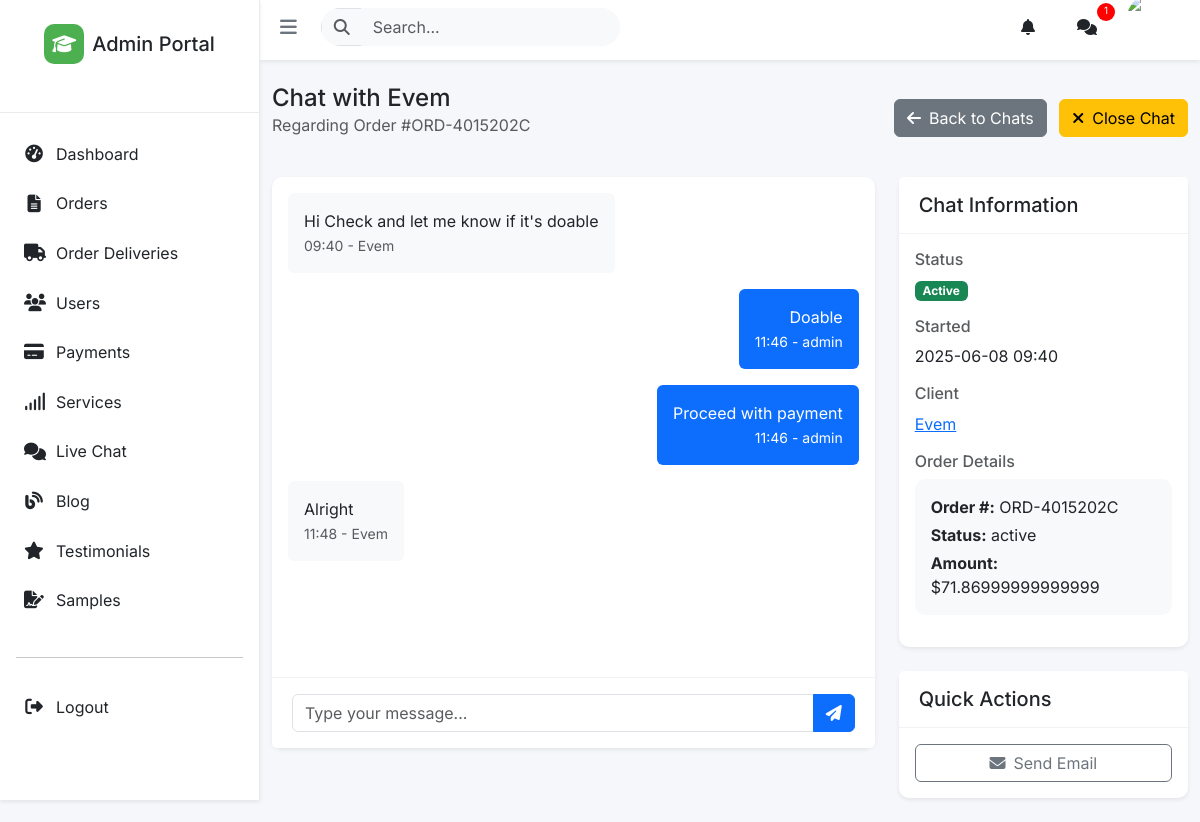
Page /admin/chats/2 (signed in) on the committed database.
### app/models/user.py (models this page shows, shortened)
class User(UserMixin, db.Model):
    __tablename__ = 'users'
    id = db.Column(db.Integer, primary_key=True)
    email_verified = db.Column(db.Boolean, default=False)
    email_verification_token = db.Column(db.String(100))
    failed_login_attempts = db.Column(db.Integer, default=0)
    last_failed_login = db.Column(db.DateTime)
    username = db.Column(db.String(64), unique=True, nullable=False)
    email = db.Column(db.String(120), unique=True, nullable=False)
    password_hash = db.Column(db.String(256), nullable=False)
    first_name = db.Column(db.String(100))
    last_name = db.Column(db.String(100))
    gender = db.Column(db.Enum('male', 'female', name='gender_types'), nullable=False)
    is_admin = db.Column(db.Boolean, default=False, server_default='false')
    created_at = db.Column(db.DateTime, default=datetime.now)
    referral_code = db.Column(db.String(10), unique=True)
    reward_points = db.Column(db.Integer, default=0)
    braintree_customer_id = db.Column(db.String(50))
    orders = db.relationship('Order', foreign_keys='Order.client_id', backref='client', lazy=True)
    referrals = db.relationship('Referral', foreign_keys='Referral.referrer_id', backref='referrer', lazy=True)
    referred_by = db.relationship('Referral', foreign_keys='Referral.referred_id', backref='referred', lazy=True)
    notifications = db.relationship('Notification', backref='user', lazy=True)
    blog_posts = db.relationship('BlogPost', backref='author', lazy=True)
    testimonials = db.relationship('Testimonial', backref='author', lazy=True, cascade='all, delete-orphan')
    def get_name(self):
        if self.first_name and self.last_name:
            return f"{self.first_name} {self.last_name}"
        return self.username

### app/models/order.py (models this page shows, shortened)
class Order(db.Model):
    id = db.Column(db.Integer, primary_key=True)
    order_number = db.Column(db.String(20), unique=True, nullable=False)
    client_id = db.Column(db.Integer, db.ForeignKey('users.id'), nullable=False)
    service_id = db.Column(db.Integer, db.ForeignKey('service.id'), nullable=False)
    academic_level_id = db.Column(db.Integer, db.ForeignKey('academic_level.id'), nullable=False)
    deadline_id = db.Column(db.Integer, db.ForeignKey('deadline.id'), nullable=False)
    title = db.Column(db.String(255), nullable=False)
    description = db.Column(db.Text, nullable=False)
    word_count = db.Column(db.Integer, nullable=False)
    page_count = db.Column(db.Float, nullable=False)
    format_style = db.Column(db.Text, default=False)
    report_type =db.Column(db.String,default=False, nullable=True)
    total_price = db.Column(db.Float, nullable=False)
    status = db.Column(db.String(50), default="pending")
    paid = db.Column(db.Boolean, default=False)
    created_at = db.Column(db.DateTime, default=datetime.now)
    updated_at = db.Column(db.DateTime, default=datetime.now, onupdate=datetime.now)
    due_date = db.Column(db.DateTime, nullable=False)
    writer_is_assigned = db.Column(db.Boolean, default=False)
    writer_assigned_at = db.Column(db.DateTime)
    extension_requested = db.Column(db.Boolean, default=False)
    extension_requested_at = db.Column(db.DateTime)
    files = db.relationship('OrderFile', backref='order', lazy=True)
    payments = db.relationship('Payment', back_populates='order', lazy=True)
    invoice = db.relationship('Invoice', back_populates='order', uselist=False)
    comments = db.relationship('OrderComment', backref='order', lazy=True, cascade="all, delete-orphan")
    deliveries = db.relationship('OrderDelivery', backref='order', lazy=True, cascade="all, delete-orphan")

### app/models/tools.py (models this page shows, shortened)
class ChatMessage(db.Model):
    id = db.Column(db.Integer, primary_key=True)
    user_id = db.Column(db.Integer, db.ForeignKey('users.id'))
    chat_id = db.Column(db.Integer, db.ForeignKey('chat.id'))
    content = db.Column(db.Text)
    is_read = db.Column(db.Boolean, default=False)
    created_at = db.Column(db.DateTime, default=datetime.now)
    user = db.relationship('User', backref='chat_messages')

### app/models/communication.py (models this page shows, shortened)
class Chat(db.Model):
    id = db.Column(db.Integer, primary_key=True)
    user_id = db.Column(db.Integer, db.ForeignKey('users.id'))
    admin_id = db.Column(db.Integer, db.ForeignKey('users.id'))
    subject = db.Column(db.String(255))
    order_id = db.Column(db.Integer, db.ForeignKey('order.id'))
    status = db.Column(db.String(20), default='active')  # active, closed
    created_at = db.Column(db.DateTime, default=datetime.now)
    messages = db.relationship('ChatMessage', backref='chat', lazy="dynamic", cascade="all, delete-orphan")
    user = db.relationship('User', foreign_keys=[user_id], backref='user_chats')
    admin = db.relationship('User', foreign_keys=[admin_id], backref='admin_chats')
    order = db.relationship('Order', backref='chats')

### app/routes/admin.py (the view)
@admin_bp.route('/chats/<int:chat_id>')
@login_required
@admin_required
def view_chat(chat_id):
    chat = Chat.query.get_or_404(chat_id)
    messages = ChatMessage.query.filter_by(chat_id=chat_id).order_by(ChatMessage.created_at.asc()).all()
    unread_messages = ChatMessage.query.filter_by(
        chat_id=chat_id,
        is_read=False
    ).filter(ChatMessage.user_id != current_user.id).all()
    order = None
    if chat.order_id:
        order = Order.query.get(chat.order_id)
    for message in unread_messages:
        message.is_read = True
    try:
        db.session.commit()
    except Exception as e:
        db.session.rollback()
        current_app.logger.error(f"Error marking chat messages as read: {str(e)}")
        flash('An error occurred while updating chat messages.', 'danger')
    socketio.emit('messages_marked_read', {
        'chat_id': chat_id,
        'user_id': current_user.id
    }, room=f"chat_{chat_id}")
    socketio.emit('update_unread_count', {'user_id': current_user.id}, room=None)
    return render_template('admin/communication/chat_detail.html',
                           chat=chat,
                           messages=messages,
                           order=order,
                           title=f'Chat with {chat.user.username}')

### app/routes/admin.py (called while the page is built)
def admin_required(f):
    @wraps(f)
    def decorated_function(*args, **kwargs):
        if not current_user.is_admin:
            flash('Admin access required', 'danger')
            return redirect(url_for('main.home'))
        return f(*args, **kwargs)
    return decorated_function

### app/templates/admin/communication/chat_detail.html (shortened to what this page needs)
{% extends 'admin/base.html' %}
{% block content %}
<div class="container-fluid py-4">
    <div class="row mb-4">
        <div class="col-12">
            <div class="d-flex justify-content-between align-items-center">
                <div>
                    <h4 class="mb-0">Chat with {{ chat.user.username }}</h4>
                    <p class="text-muted">
                        {% if chat.order %}
                        Regarding Order #{{ chat.order.order_number }}
                        {% else %}
                        General Discussion
                        {% endif %}
                    </p>
                </div>
                <div>
                    <a href="{{ url_for('admin.list_chats') }}" class="btn btn-secondary me-2">
                        <i class="fas fa-arrow-left me-2"></i>Back to Chats
                    </a>
                    {% if chat.status == 'active' %}
                    <form action="{{ url_for('admin.close_chat', chat_id=chat.id) }}" method="post" class="d-inline">
                        <button type="submit" class="btn btn-warning">
                            <i class="fas fa-times me-2"></i>Close Chat
                        </button>
                    </form>
                    {% endif %}
                </div>
            </div>
        </div>
    </div>
    <div class="row">
        <div class="col-md-8">
            <div class="card shadow-sm mb-4">
                <div class="card-body" style="height: 500px; overflow-y: auto;">
                    <div id="chatContainer" class="chat-messages">
                        {% for message in messages %}
                        <div class="chat-message mb-3 {% if message.user.is_admin %}text-end{% endif %}">
                            <div class="d-inline-block p-3 rounded {% if message.user.is_admin %}bg-primary text-white{% else %}bg-light{% endif %}" style="max-width: 75%;">
                                <div class="message-content">{{ message.content }}</div>
                                <small class="text-{% if message.user.is_admin %}white{% else %}muted{% endif %}">
                                    {{ message.created_at.strftime('%H:%M') }} - {{ message.user.username }}
                                </small>
                            </div>
                        </div>
                        {% endfor %}
                    </div>
                </div>
                {% if chat.status == 'active' %}
                <div class="card-footer">
                    <form id="messageForm">
                        <div class="input-group">
                            <input type="text" id="messageContent" class="form-control" name="content" placeholder="Type your message..." required>
                            <button type="submit" class="btn btn-primary">
                                <i class="fas fa-paper-plane"></i>
                            </button>
                        </div>
                    </form>
                </div>
                {% else %}
                <div class="card-footer">
                    <div class="alert alert-info mb-0">
                        <i class="fas fa-info-circle me-2"></i>This chat is closed. Reopen it to send messages.
                    </div>
                </div>
                {% endif %}
            </div>
        </div>
        <div class="col-md-4">
            <div class="card shadow-sm mb-4">
                <div class="card-header">
                    <h5 class="mb-0">Chat Information</h5>
                </div>
                <div class="card-body">
                    <div class="mb-3">
                        <h6 class="text-muted mb-2">Status</h6>
                        <p class="mb-0">
                            {% if chat.status == 'active' %}
                            <span class="badge bg-success">Active</span>
                            {% else %}
                            <span class="badge bg-secondary">Closed</span>
                            {% endif %}
                        </p>
                    </div>
                    <div class="mb-3">
                        <h6 class="text-muted mb-2">Started</h6>
                        <p class="mb-0">{{ chat.created_at.strftime('%Y-%m-%d %H:%M') }}</p>
                    </div>
                    <div class="mb-3">
                        <h6 class="text-muted mb-2">Client</h6>
                        <p class="mb-0">
                            <a href="{{ url_for('admin.view_user', user_id=chat.user.id) }}">
                                {{ chat.user.username }}
                            </a>
                        </p>
                    </div>
                    {% if chat.order %}
                    <div class="mb-3">
                        <h6 class="text-muted mb-2">Order Details</h6>
                        <div class="card bg-light">
                            <div class="card-body">
                                <p class="mb-1"><strong>Order #:</strong> {{ chat.order.order_number }}</p>
                                <p class="mb-1"><strong>Status:</strong> {{ chat.order.status }}</p>
                                <p class="mb-0"><strong>Amount:</strong> ${{ chat.order.total_price }}</p>
                            </div>
                        </div>
                    </div>
                    {% endif %}
                </div>
            </div>
            <div class="card shadow-sm">
                <div class="card-header">
                    <h5 class="mb-0">Quick Actions</h5>
                </div>
                <div class="card-body">
                    <div class="d-grid gap-2">
                        <a href="mailto:{{ chat.user.email }}" class="btn btn-outline-secondary">
                            <i class="fas fa-envelope me-2"></i>Send Email
                        </a>
                    </div>
                </div>
            </div>
        </div>
    </div>
</div>
{% endblock %}

### app/templates/admin/base.html (style rules this page uses)
:root { --primary: #4caf50; --primary-light: #81c784; --primary-dark: #388e3c; --primary-subtle: rgba(76, 175, 80, 0.1); --secondary: #2196f3; --success: #4caf50; --info: #00bcd4; --warning: #ffc107; --danger: #f44336; --light: #f8f9fa; --dark: #212529; --gray: #6c757d; --gray-light: #e9ecef; --sidebar-width: 260px; --sidebar-collapsed-width: 70px; --top-nav-height: 60px; }
body { font-family: "Inter", "Segoe UI", Roboto, sans-serif; background-color: #f5f7fa; }
.admin-dashboard-page { background-color: #f5f7fa; margin: 0; padding: 0; }
.card { border: none; border-radius: 10px; }
.card-header { background-color: white; border-bottom: 1px solid rgba(0, 0, 0, 0.05); padding: 1rem 1.25rem; }
.card-footer { background-color: white; border-top: 1px solid rgba(0, 0, 0, 0.05); padding: 1rem 1.25rem; }

### rows in the picture
User: user.username "Evem"
Order: order.order_number "ORD-4015202C", order.status "active", order.total_price "71.86999999999999"
ChatMessage: content "Hi Check and let me know if it's doable", created_at "09:40", user.username "Evem"
ChatMessage: content "Doable", created_at "11:46", user.username "admin"
ChatMessage: content "Proceed with payment", created_at "11:46", user.username "admin"
ChatMessage: content "Alright", created_at "11:48", user.username "Evem"
Chat: created_at "2025-06-08 09:40"
